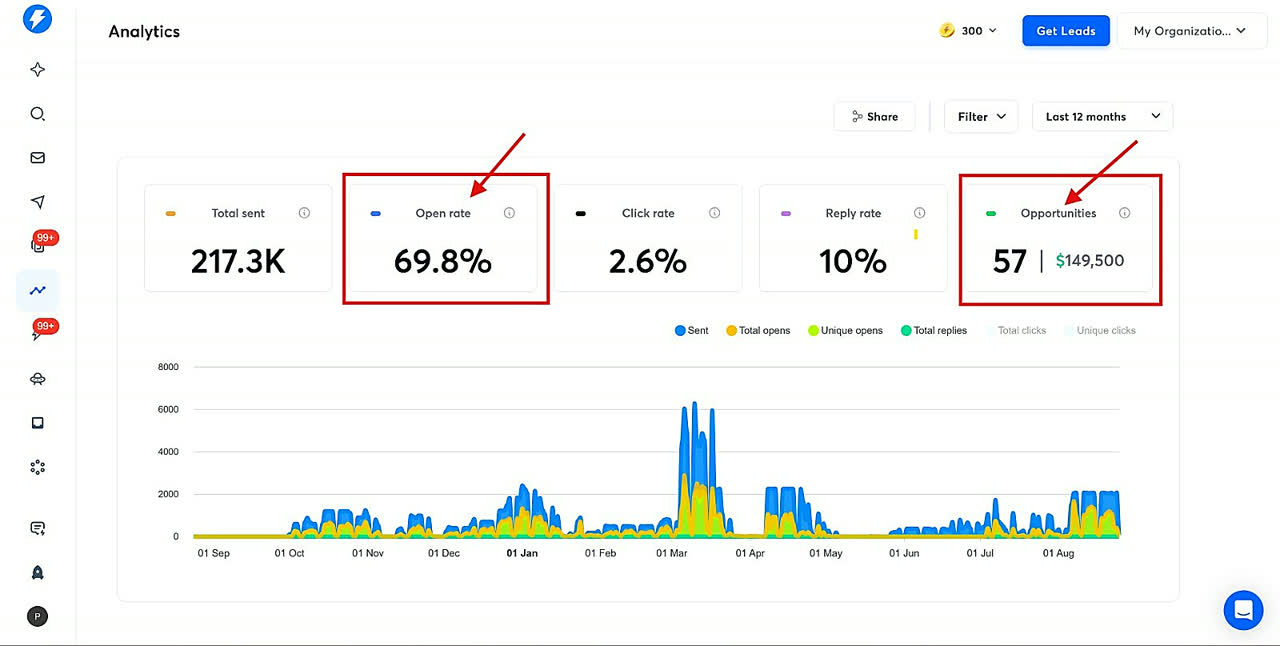
#> input picture email_portfolio/Picture1.jpg, 1280 x 646 px; its folder holds only this picture in this run
$ python enhance_images.py
#> lines starting #> are read from the running program, lines starting #| are printed output that depends on the picture
"""Upscale and sharpen small portfolio screenshots for sharper display."""
from pathlib import Path
from PIL import Image, ImageEnhance, ImageFilter

ROOT = Path(__file__).resolve().parent
FOLDERS = [
    "email_portfolio",
    "linkdin_portfolio",
    "upwork_portfolio",
    "meta google ads",
    "upwork reviews",
]
MIN_WIDTH = 1400
EXTS = {".png", ".jpg", ".jpeg", ".webp"}


def enhance(path: Path) -> bool:
    try:
        im = Image.open(path)
#> im is the input picture: PIL image 1280x646 RGB; mean R, G, B 245.4, 246.8, 245.8
    except Exception as exc:
        print(f"SKIP {path.name}: {exc}")
        return False

    w, h = im.size
#> w = 1280; h = 646
    changed = False

    if w < MIN_WIDTH:
        scale = MIN_WIDTH / w
#> scale = 1.09
        new_size = (MIN_WIDTH, max(1, int(h * scale)))
#> new_size = (1400, 706)
        im = im.resize(new_size, Image.Resampling.LANCZOS)
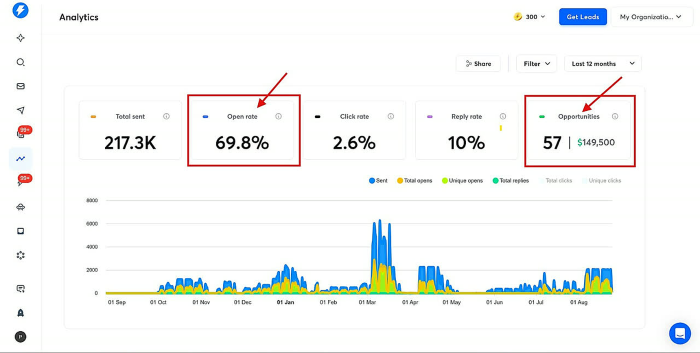
#> im: PIL image 1400x706 RGB (shown at 1/2 size); mean R, G, B 245.3, 246.7, 245.7
        changed = True

    if im.mode == "P":
        im = im.convert("RGBA")
    if im.mode in ("RGBA", "LA"):
        rgb = im.convert("RGB")
        rgb = ImageEnhance.Contrast(rgb).enhance(1.06)
        rgb = rgb.filter(ImageFilter.UnsharpMask(radius=1.2, percent=130, threshold=3))
        alpha = im.split()[-1]
        im = Image.merge("RGBA", (*rgb.split(), alpha))
    else:
        if im.mode != "RGB":
            im = im.convert("RGB")
        im = ImageEnhance.Contrast(im).enhance(1.06)
        im = im.filter(ImageFilter.UnsharpMask(radius=1.2, percent=130, threshold=3))

    if path.suffix.lower() == ".webp":
        im.save(path, quality=92, method=6)
    elif path.suffix.lower() in {".jpg", ".jpeg"}:
        im.save(path, quality=92, optimize=True)
    else:
        im.save(path, optimize=True)

    print(f"{'ENHANCED' if changed else 'SHARPENED'} {path.name}: {w}x{h} -> {im.size[0]}x{im.size[1]}")
#| ENHANCED Picture1.jpg: 1280x646 -> 1400x706
    return True


def main():
    count = 0
    for folder in FOLDERS:
        folder_path = ROOT / folder
        if not folder_path.exists():
            continue
        for file in sorted(folder_path.iterdir()):
            if file.suffix.lower() in EXTS and file.is_file():
                if enhance(file):
                    count += 1
    print(f"Done. Processed {count} images.")


if __name__ == "__main__":
    main()
